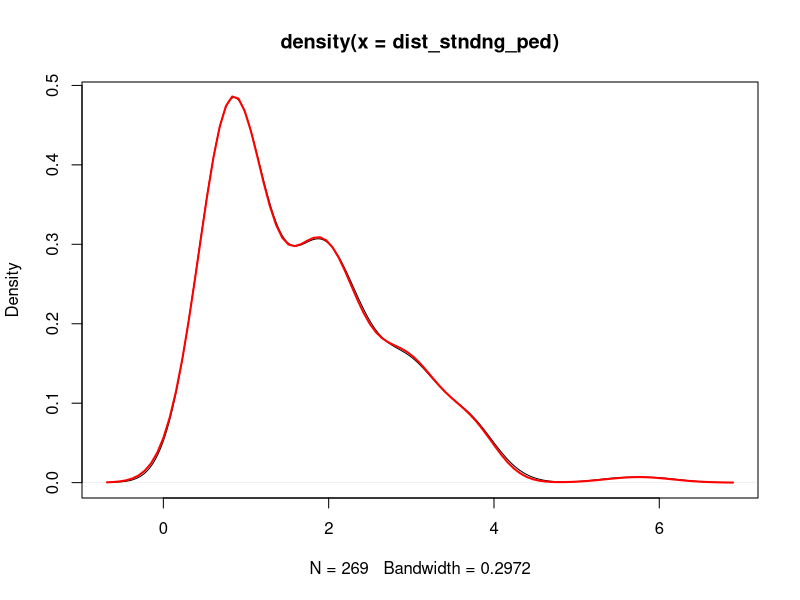
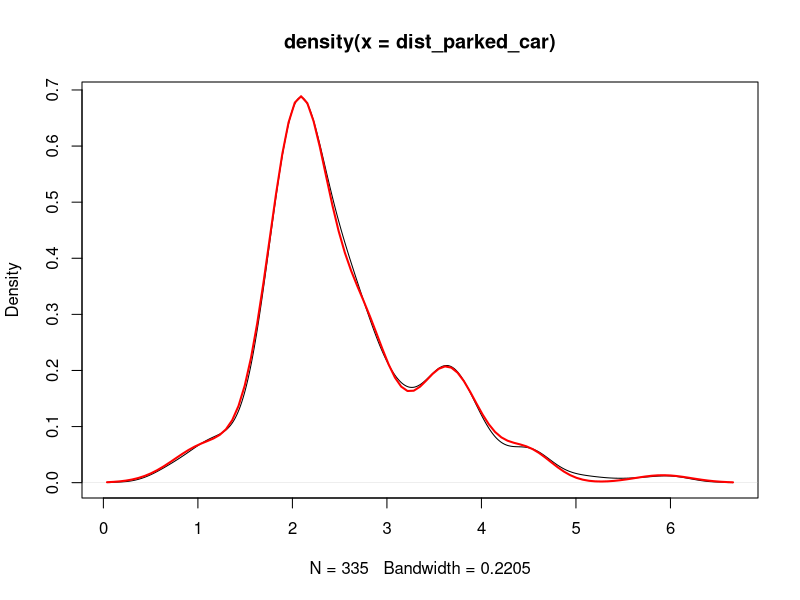
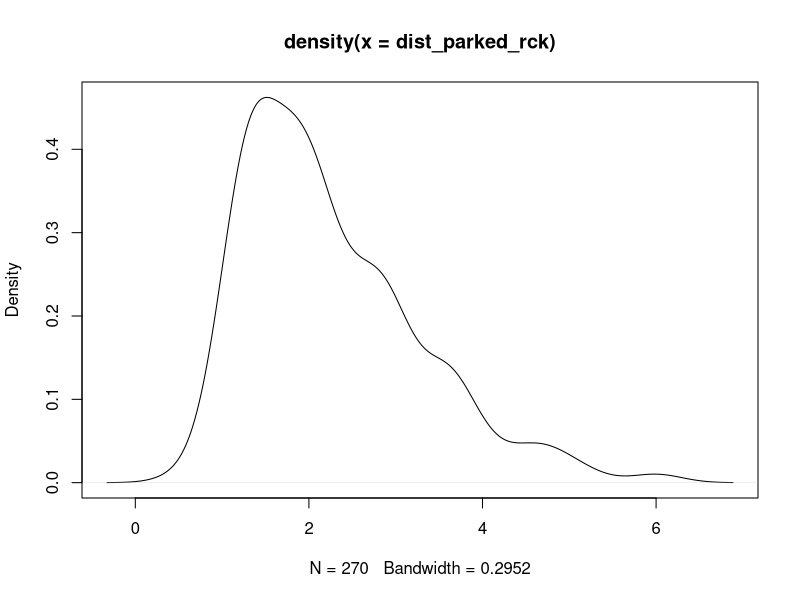
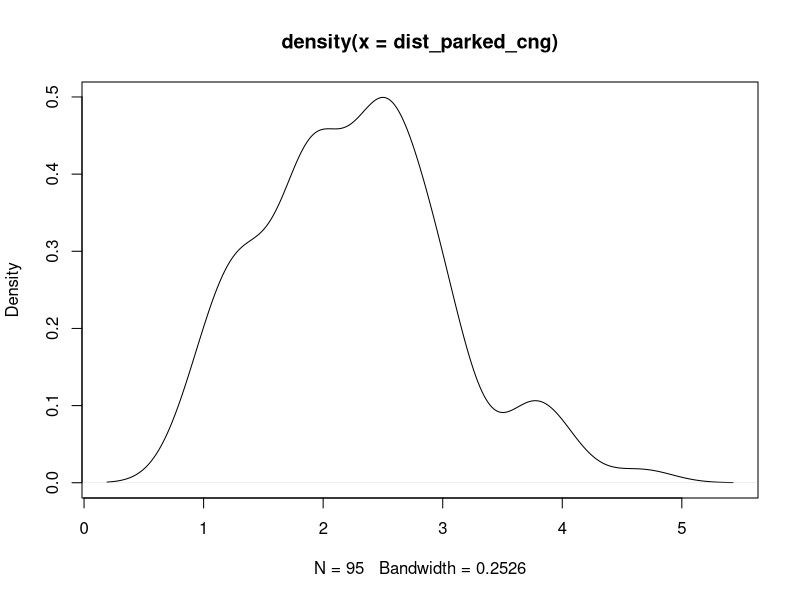

Recreate these plots in R, in order.
data = read.csv(file = "data.csv", header=TRUE)

freq_tab_stndng_ped = data.frame(value=data[1][!is.na(data[1])], freq=data[2][!is.na(data[2])])
freq_tab_parked_car = data.frame(value=data[3][!is.na(data[3])], freq=data[4][!is.na(data[4])])
freq_tab_parked_rck = data.frame(value=data[5][!is.na(data[5])], freq=data[6][!is.na(data[6])])
freq_tab_parked_cng = data.frame(value=data[7][!is.na(data[7])], freq=data[8][!is.na(data[8])])

dist_stndng_ped = rep(freq_tab_stndng_ped$value, freq_tab_stndng_ped$freq)
dist_parked_car = rep(freq_tab_parked_car$value, freq_tab_parked_car$freq)
dist_parked_rck = rep(freq_tab_parked_rck$value, freq_tab_parked_rck$freq)
dist_parked_cng = rep(freq_tab_parked_cng$value, freq_tab_parked_cng$freq)

plot(density(dist_stndng_ped))
# Distribution of standing pedestrians
curve(
  0.472*dnorm(x,mean=0.825,sd=0.4)
  +0.33*dnorm(x,mean=1.925,sd=0.45)
  +0.14*dnorm(x,mean=2.97,sd=0.4)
  +0.0485*dnorm(x,mean=3.73,sd=0.32)
  +0.007*dnorm(x,mean=5.75,sd=0.4),
  col="red", lwd=2, add=TRUE)


plot(density(dist_parked_car))
# Distribution of parked cars
curve(
  0.06*dnorm(x,mean=1.1,sd=0.3575)
  +0.542*dnorm(x,mean=2.07,sd=0.322)
  +0.17*dnorm(x,mean=3.64,sd=0.332)
  +0.18*dnorm(x,mean=2.76,sd=0.29)
  +0.038*dnorm(x,mean=4.48,sd=0.27)
  +0.01*dnorm(x,mean=5.92,sd=0.3),
  col="red", lwd=2, add=TRUE)

plot(density(dist_parked_rck))

plot(density(dist_parked_cng))
